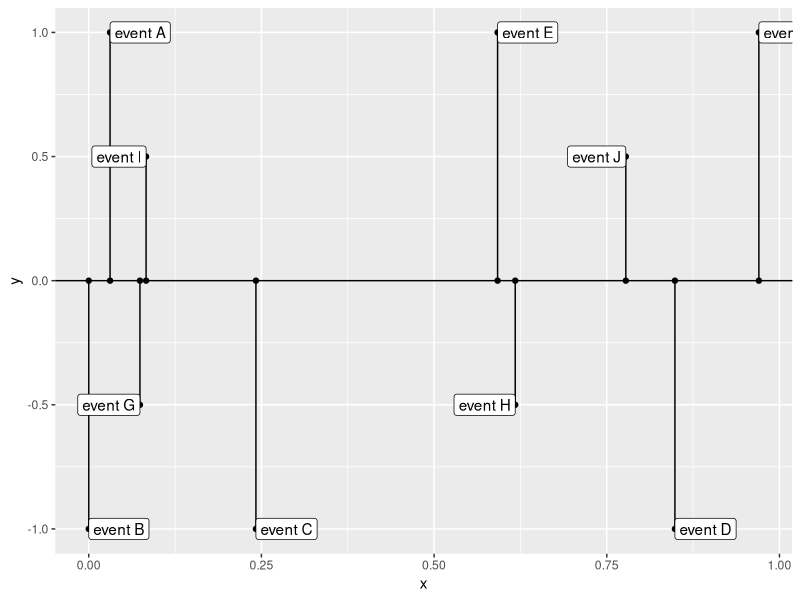
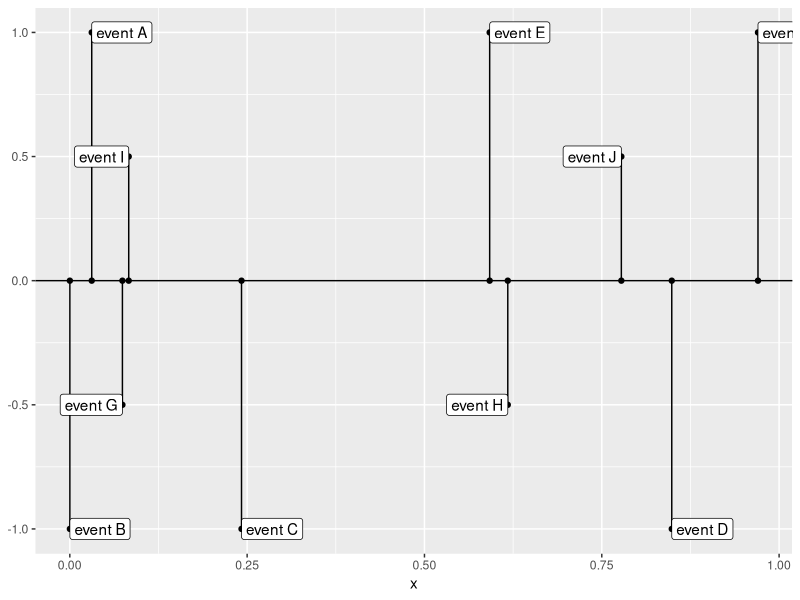
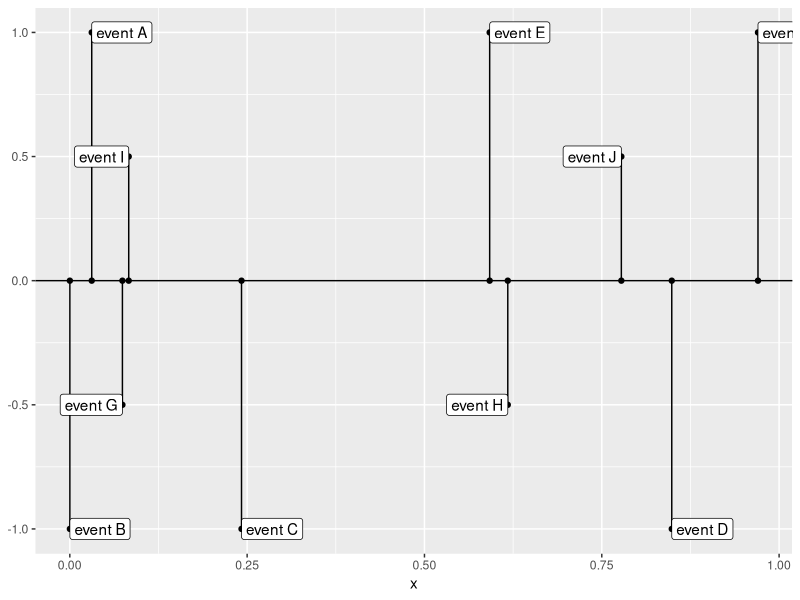
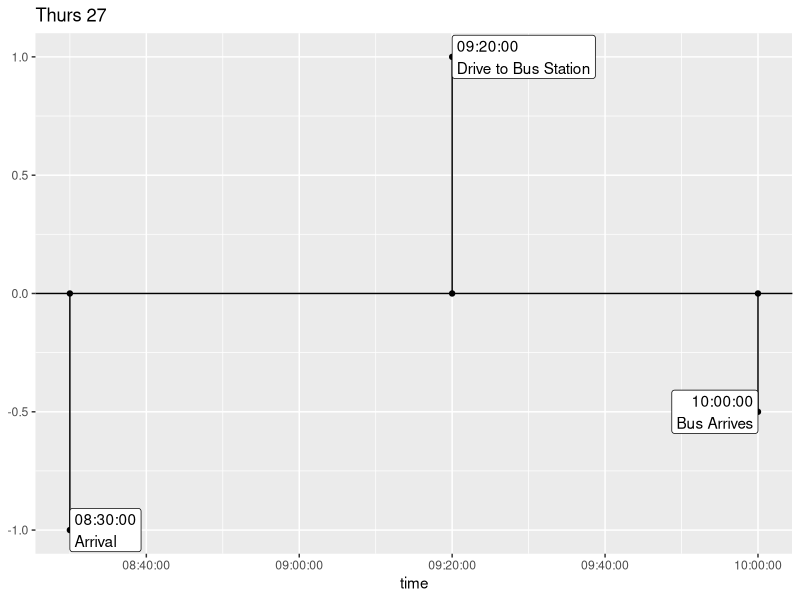

Reproduce these figures in R, in order.
## ---- chunk 1
knitr::opts_chunk$set(echo = TRUE)
options(tidyverse.quiet = TRUE)
## ---- chunk 2
height_pattern <- c(-1,1, -.5, .5)
hjust_pattern <- c(0,0, 1,1) 

library(tidyverse)
data.frame(x = runif(10)) %>% 
  mutate(event_descr = paste("event", LETTERS[1:10])) ->
timeline_df

timeline_df %>% 
  arrange(x) %>% 
  mutate(xend = x) %>% 
  mutate(yend = 0) %>% 
  mutate(y = rep(height_pattern, nrow(.))[1:nrow(.)]) %>% 
  mutate(hjust = rep(hjust_pattern, nrow(.))[1:nrow(.)]) %>% 
  ggplot() +
  aes(x = x , y = y, xend = xend, yend = yend, label = event_descr ,
      hjust = hjust) + 
  geom_point() +
  geom_point(aes(y = 0)) + 
  geom_segment() + 
  geom_hline(yintercept = 0) + 
  geom_label()
   

compute_timeline <- function(data, scales, height_pattern = c(-1,1, -.5, .5), hjust_pattern = c(0,0, 1,1) ){

  data |> 
  arrange(x) %>% 
  mutate(xend = x) %>% 
  mutate(yend = 0) %>% 
  mutate(y = rep(height_pattern, nrow(.))[1:nrow(.)]) %>% 
  mutate(hjust = rep(hjust_pattern, nrow(.))[1:nrow(.)])
  
}


timeline_df |>
  compute_timeline()

StatTimeline <- ggproto("StatTimeline", Stat, compute_panel = compute_timeline)

timeline_df |>
  ggplot() + 
  aes(x = x, label = event_descr) + 
  geom_hline(yintercept = 0) +
  layer(GeomSegment, StatTimeline, position = "identity") +
  layer(GeomPoint, StatTimeline, position = "identity") + 
  layer(GeomLabel, StatTimeline, position = "identity") + 
  layer(GeomPoint, StatTimeline, position = "identity",
        params = list(y = 0))


geom_timeline_basic <- function(){
  
  list(
    
  geom_hline(yintercept = 0),   
  layer(GeomSegment, StatTimeline, position = "identity"),
  layer(GeomPoint,   StatTimeline, position = "identity"),
  layer(GeomLabel,   StatTimeline, position = "identity"),
  layer(GeomPoint,   StatTimeline, position = "identity", 
        params = list(y = 0))
  )
  
}





timeline_df |>
  ggplot() + 
  aes(x = x, label = event_descr) + 
  geom_timeline_basic()


data.frame(time = hms::as_hms(c("08:30:00", 
                                "09:20:00",
                                "10:00:00")),
           event = c("Arrival",
                     "Drive to Bus Station",
                     "Bus Arrives")) %>% 
  ggplot() + 
  aes(x = time, 
      label = paste(time, event, sep = "\n")) + 
  geom_timeline_basic() + 
  labs(title = "Thurs 27")

## ---- chunk 3

